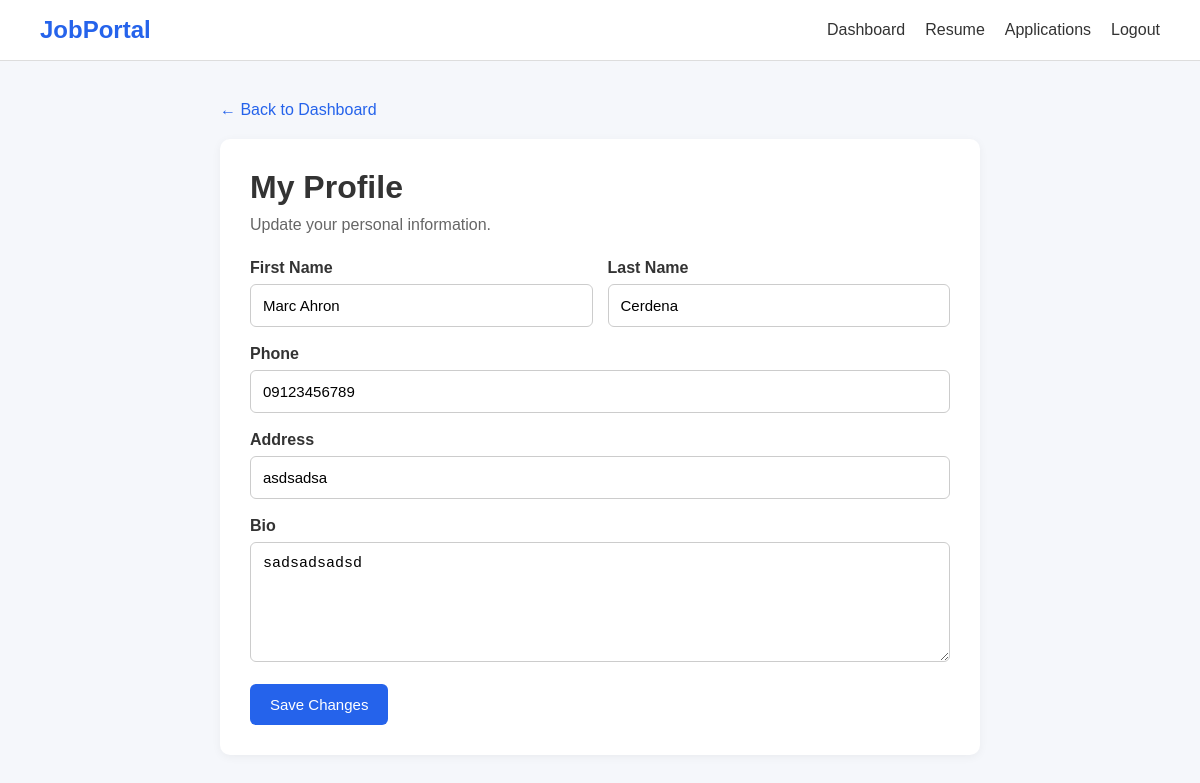
The page /applicant/profile.php (signed in) on the database its author committed.
### tables this page shows
CREATE TABLE `applicants` (
  `id` int(10) UNSIGNED NOT NULL,
  `user_id` int(10) UNSIGNED NOT NULL,
  `first_name` varchar(100) NOT NULL,
  `last_name` varchar(100) NOT NULL,
  `phone` varchar(50) DEFAULT NULL,
  `address` varchar(255) DEFAULT NULL,
  `profile_picture` varchar(255) DEFAULT NULL,
  `bio` text DEFAULT NULL,
  `created_at` timestamp NOT NULL DEFAULT current_timestamp(),
  `updated_at` timestamp NOT NULL DEFAULT current_timestamp() ON UPDATE current_timestamp()
);

### applicant/profile.php (the view, shortened to what this page needs)
<?php
require_once "../config/database.php";
$userId = $_SESSION["user_id"];
$stmt = $pdo->prepare("
    SELECT
        first_name,
        last_name,
        phone,
        address,
        bio,
        profile_picture
    FROM applicants
    WHERE user_id = ?
    LIMIT 1
");
$stmt->execute([$userId]);
$applicant = $stmt->fetch();
?>
<!DOCTYPE html>
<html lang="en">
<head>
</head>
<body>
<nav class="navbar">
    <div class="logo">
        JobPortal
    </div>
    <div class="nav-links">
        <a href="dashboard.php">
            Dashboard
        </a>
        <a href="resume.php">
            Resume
        </a>
        <a href="applications.php">
            Applications
        </a>
        <a href="../logout.php">
            Logout
        </a>
    </div>
</nav>
<div class="container">
    <a href="dashboard.php" class="back">
        ← Back to Dashboard
    </a>
    <div class="card">
        <h1>
            My Profile
        </h1>
        <p class="subtitle">
            Update your personal information.
        </p>
        <form method="POST">
            <div class="row">
                <div class="form-group">
                    <label>
                        First Name
                    </label>
                    <input
                        type="text"
                        name="first_name"
                        value="<?= htmlspecialchars(
                            $applicant["first_name"]
                        ) ?>"
                        required
                    >
                </div>
                <div class="form-group">
                    <label>
                        Last Name
                    </label>
                    <input
                        type="text"
                        name="last_name"
                        value="<?= htmlspecialchars(
                            $applicant["last_name"]
                        ) ?>"
                        required
                    >
                </div>
            </div>
            <div class="form-group">
                <label>
                    Phone
                </label>
                <input
                    type="text"
                    name="phone"
                    value="<?= htmlspecialchars(
                        $applicant["phone"] ?? ""
                    ) ?>"
                >
            </div>
            <div class="form-group">
                <label>
                    Address
                </label>
                <input
                    type="text"
                    name="address"
                    value="<?= htmlspecialchars(
                        $applicant["address"] ?? ""
                    ) ?>"
                >
            </div>
            <div class="form-group">
                <label>
                    Bio
                </label>
                <textarea
                    name="bio"
                    placeholder="Tell employers a little about yourself..."
                ><?= htmlspecialchars(
                    $applicant["bio"] ?? ""
                ) ?></textarea>
            </div>
            <button type="submit">
                Save Changes
            </button>
        </form>
    </div>
</div>
</body>
</html>

### applicant/profile.php (style rules this page uses)
* { box-sizing: border-box; margin: 0; padding: 0; }
body { font-family: Arial, sans-serif; background: #f5f7fb; color: #333; }
.navbar { background: white; border-bottom: 1px solid #ddd; padding: 16px 40px; display: flex; justify-content: space-between; align-items: center; }
.logo { font-size: 24px; font-weight: bold; color: #2563eb; }
.nav-links { display: flex; gap: 20px; }
.nav-links a { text-decoration: none; color: #333; }
.container { max-width: 800px; margin: 40px auto; padding: 0 20px; }
.card { background: white; padding: 30px; border-radius: 10px; box-shadow: 0 2px 10px rgba(0,0,0,0.05); }
h1 { margin-bottom: 10px; }
.subtitle { color: #666; margin-bottom: 25px; }
.form-group { margin-bottom: 18px; }
label { display: block; margin-bottom: 7px; font-weight: bold; }
input, textarea { width: 100%; padding: 12px; border: 1px solid #ccc; border-radius: 6px; font-size: 15px; }
textarea { min-height: 120px; resize: vertical; }
.row { display: grid; grid-template-columns: 1fr 1fr; gap: 15px; }
button { padding: 12px 20px; background: #2563eb; color: white; border: none; border-radius: 6px; cursor: pointer; font-size: 15px; }
.back { display: inline-block; margin-bottom: 20px; text-decoration: none; color: #2563eb; }

### rows shown on the page
applicants: first_name "Marc Ahron", last_name "Cerdena", phone "09123456789", address "asdsadsa", bio "sadsadsadsd"
